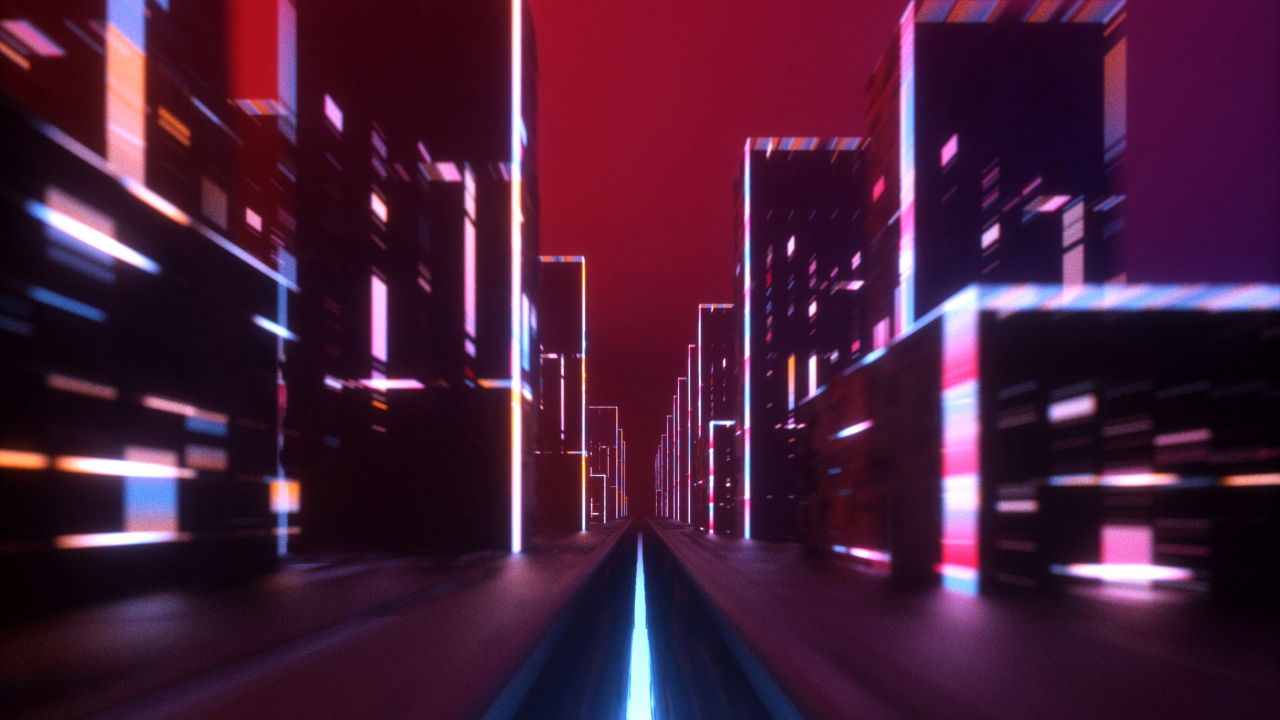
#> input picture img.jpg, 3840 x 2160 px (shown at 1/3 size)
$ python flow.py img.jpg img.jpg 5
#> lines starting #> are read from the running program, lines starting #| are printed output that depends on the picture
### converter.py

from PIL import Image
def calculate_aspect(width: int, height: int) -> str:
    def gcd(a, b):
        """The GCD (greatest common divisor) is the highest number that evenly divides both width and height."""
        return a if b == 0 else gcd(b, a % b)

    r = gcd(width, height)
    x = int(width / r)
    y = int(height / r)

    return x, y
def convert(filename, scale_multiplier = 6):
#> called with filename = 'img.jpg', scale_multiplier = 5
    im = Image.open(filename)
#> im is the input picture: PIL image 3840x2160 RGB; mean R, G, B 71.5, 30, 56.7
    width, height = im.size
#> width = 3840; height = 2160
    ratio_w, ratio_h = calculate_aspect(width, height)
#> ratio_w = 16; ratio_h = 9
    n_w, n_h = ratio_w*scale_multiplier, ratio_h*scale_multiplier
#> n_w = 80; n_h = 45
    print(n_w, n_h)
#| 80 45
    new_img = im.resize((n_w, n_h))
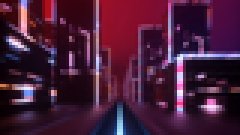
#> new_img: PIL image 80x45 RGB (shown 3 times larger); mean R, G, B 71.4, 30.1, 56.7
    new_img.save("sta_" + filename)


### assign_form.py
from PIL import Image
def assign_form(filename):
#> called with filename = 'sta_img.jpg'
    char_arr = list()
    img = Image.open(filename)
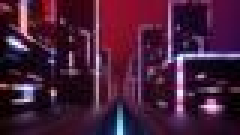
#> img: PIL image 80x45 RGB (shown 3 times larger); mean R, G, B 71.1, 30.6, 56.8
    for i in range(img.size[1]):
        for j in range(img.size[0]):
            char_arr.append(img.getpixel((j,i)))
        char_arr.append('n')
#> after the loop, char_arr = 3645 items, first 6: (62, 0, 20), (59, 0, 18), (52, 0, 16), (56, 8, 22), (53, 4, 23), (43, 0, 17)
    return char_arr

### display.py

def colored_sequence(char, rgb):
    r = rgb[0]
    g = rgb[1]
    b = rgb[2]
    return "\033[38;2;{};{};{}m{} \033[38;2;255;255;255m".format(r, g, b, char)
def display(arr, char):
    for i in arr:
        if i != 'n':
            print(colored_sequence(char, i), end='')
        else:
            print('\n', end= '')

### flow.py
import assign_form
import converter
import display
import os
import sys
filename = str(sys.argv[1])
char = 'X'
try:
    char = str(sys.argv[2])
except:
    pass
quality_multiplier = 4
try:
    quality_multiplier = int(sys.argv[3])
except:
    pass
converter.convert(filename, quality_multiplier)
pixel_arr = assign_form.assign_form("sta_" + filename)
#> pixel_arr has the same summary as char_arr in assign_form
display.display(pixel_arr, char)
#> the loop in display, `for i in arr:` made 3645 passes
#| [38;2;62;0;20mimg.jpg [38;2;255;255;255m
#| [38;2;59;0;18mimg.jpg [38;2;255;255;255m
#| [38;2;52;0;16mimg.jpg [38;2;255;255;255m
#| [38;2;56;8;22mimg.jpg [38;2;255;255;255m
#| [38;2;53;4;23mimg.jpg [38;2;255;255;255m
#| [38;2;43;0;17mimg.jpg [38;2;255;255;255m
#| [38;2;101;50;83mimg.jpg [38;2;255;255;255m
#| [38;2;194;148;187mimg.jpg [38;2;255;255;255m
#> (further printed lines are left out)
os.remove("sta_" + filename)
